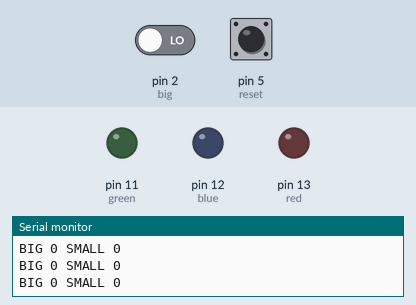
A sketch run on a simulated Arduino Uno, built with avr-gcc and run on an emulated ATmega328P. Parts: output pins drawn as LEDs (lit = HIGH), the last lines printed to the serial monitor. The test bench sets the inputs (shaded band); at power-on: pin 2 (big) LOW, pin 5 (reset) LOW. EEPROM starts erased.

Above: at 1.2 s.
1.3 s: pin 2 (big) driven HIGH
At 1.9 s:
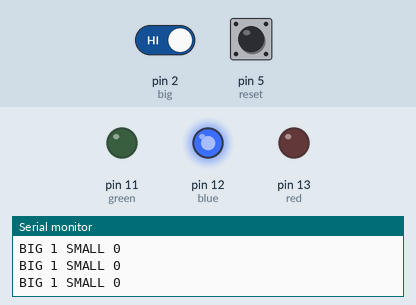
2.8 s: pin 2 (big) driven LOW
At 3.1 s:
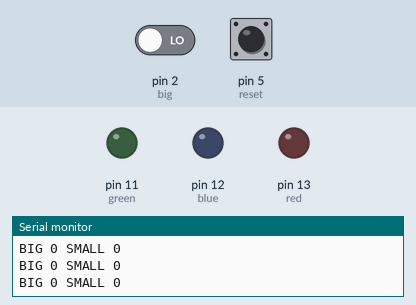
4.3 s: pin 2 (big) driven HIGH
At 5.4 s:
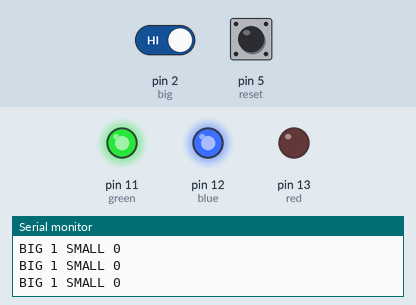
5.8 s: pin 2 (big) driven LOW
At 6.5 s:
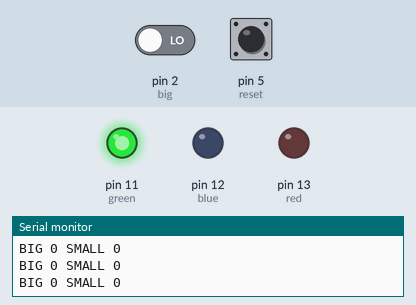
7.3 s: pin 5 (reset) pulled HIGH for 0.15 s
At 7.7 s:
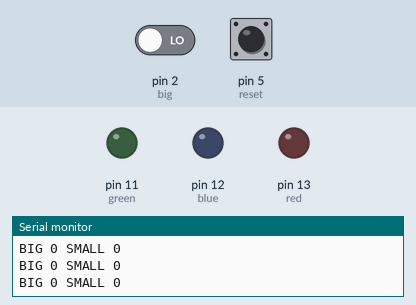
Timing chart, 0 to 9.9 s (numbered marks = the images above; inputs shaded):
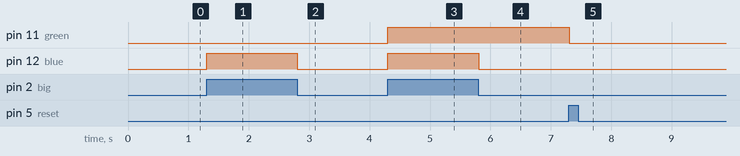

Measured:
- after the input at 1.3 s, pin 12 (blue): LOW → HIGH at once
- after the input at 2.8 s, pin 12 (blue): HIGH → LOW at once
- after the input at 4.3 s, pin 11 (green), pin 12 (blue): LOW → HIGH at once
- after the input at 5.8 s, pin 12 (blue): HIGH → LOW at once
- after the input at 7.3 s, pin 11 (green): HIGH → LOW at once

The sketch:

eeprom_test.ino
```cpp
#include <EEPROM.h>

int red = 13, blue = 12, green = 11;
int reset = 5, big = 2;
int lastBigState = 0;
int valAddress = 0x08; // 8th byte, same in hexa as decimal
int valToWrite = 2;
int counter = 0;
char buf[50];

int maxVal;
void setup() {
  EEPROM.update(valAddress, valToWrite); // only writes if different
  pinMode(red, OUTPUT);
  pinMode(blue, OUTPUT);
  pinMode(green, OUTPUT);

  pinMode(reset, INPUT);
  pinMode(big, INPUT);
  Serial.begin(9600);
  maxVal = EEPROM.read(valAddress);
}
void loop() {
  int bigState = digitalRead(big);
  digitalWrite(blue, bigState);

  int resetState = digitalRead(reset);
  if (resetState) {
    counter = 0;
  }

  if (bigState == HIGH && lastBigState == LOW) {
    counter++;
  }
  lastBigState = bigState;
  digitalWrite(green, counter >= maxVal);

  sprintf(buf, "BIG %d SMALL %d\n",bigState,resetState);
  Serial.print(buf);


}
```
